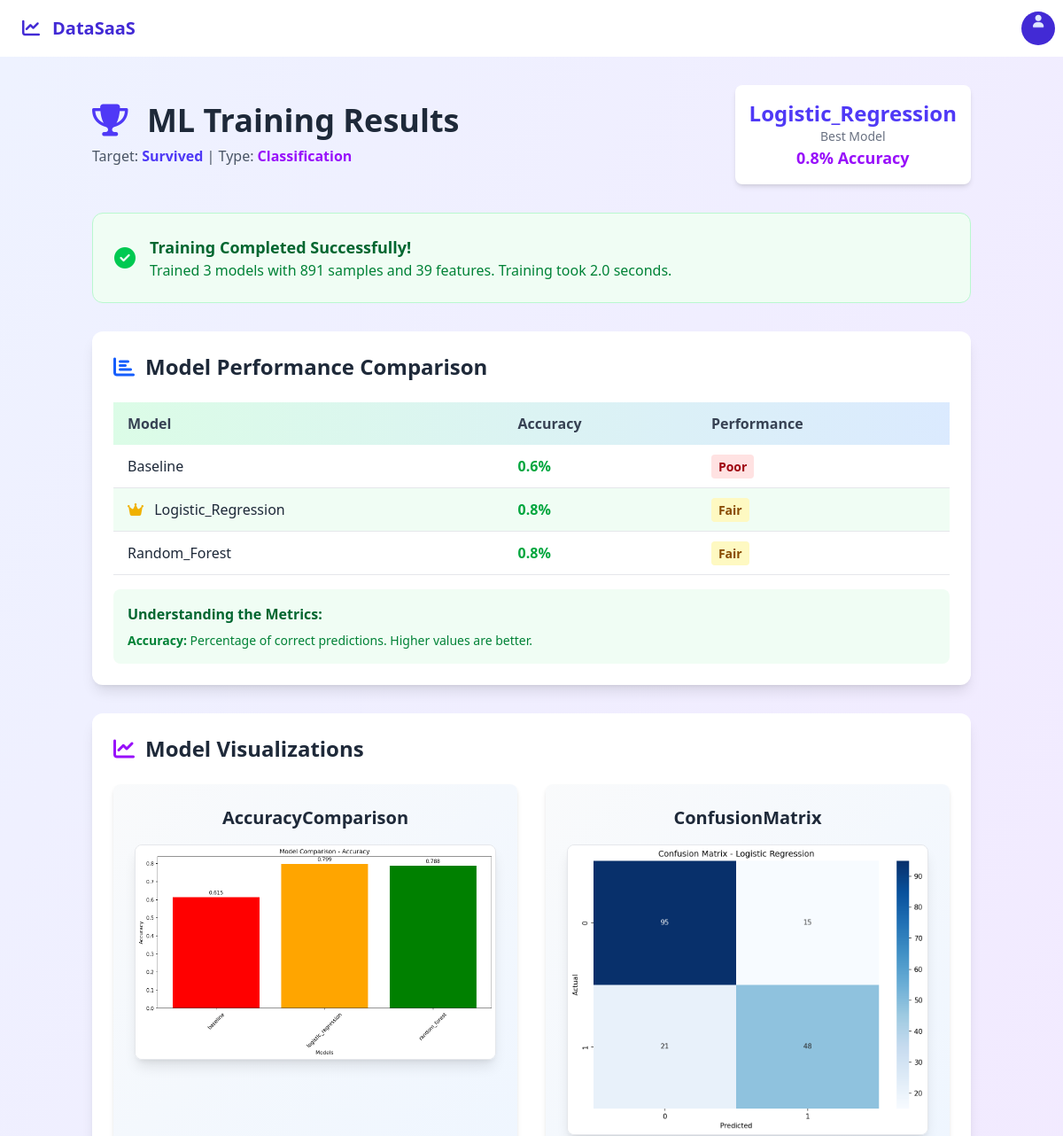
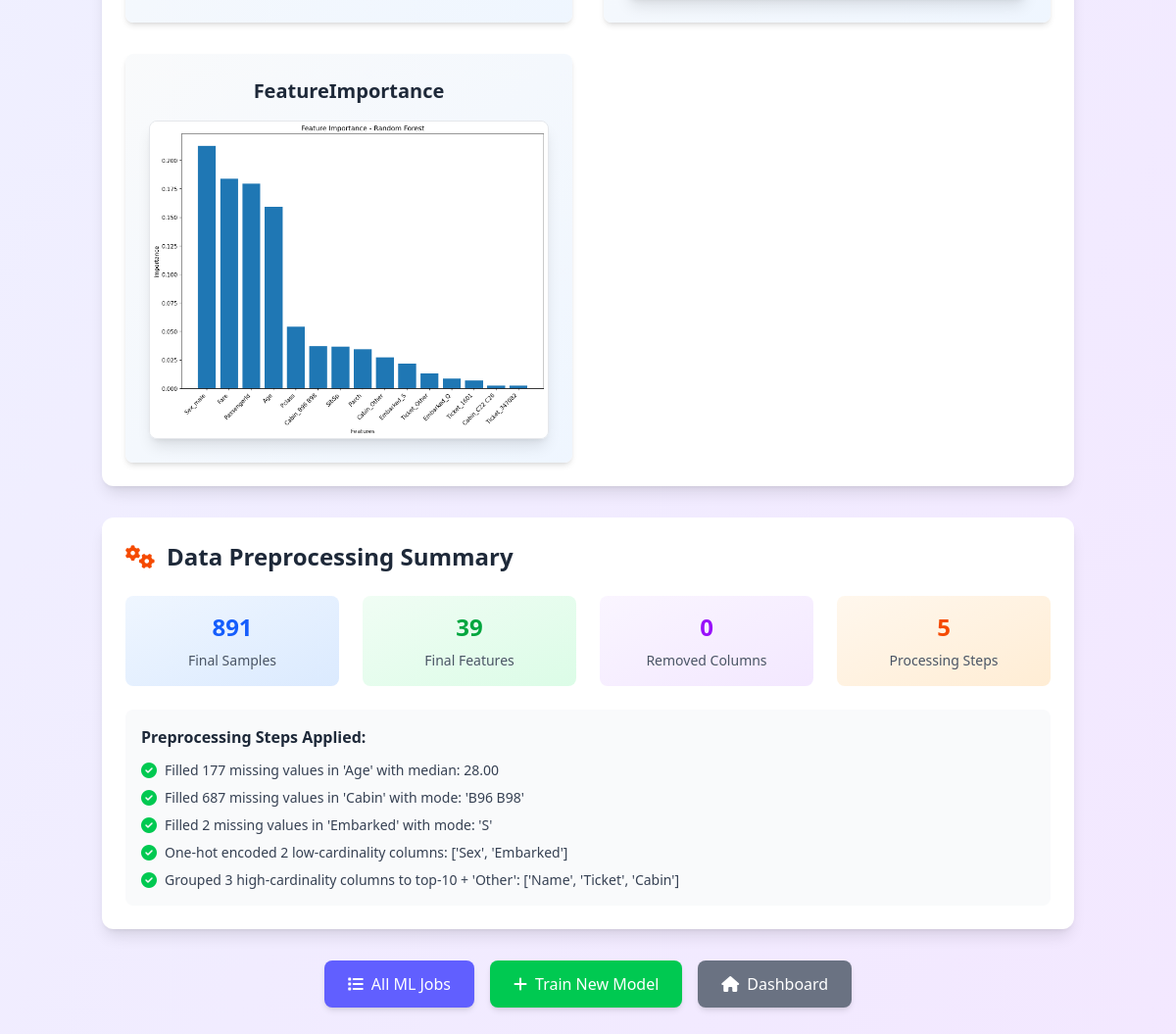
Screenshot of /analytics/ml/results/21/ (signed in) with the database file from the repository (2 pictures, top to bottom).
### accounts/models.py (models this page shows, shortened)
class MLTrainingJob(models.Model):
    STATUS_CHOICES = (
        ('PENDING', 'Pending'),
        ('RUNNING', 'Running'),
        ('COMPLETED', 'Completed'),
        ('FAILED', 'Failed'),
    )
    PROBLEM_TYPE_CHOICES = (
        ('REGRESSION', 'Regression'),
        ('CLASSIFICATION', 'Classification'),
    )
    uploaded_file = models.ForeignKey('UploadedFile', on_delete=models.CASCADE)
    target_column = models.CharField(max_length=255)
    problem_type = models.CharField(max_length=20, choices=PROBLEM_TYPE_CHOICES)
    status = models.CharField(max_length=20, choices=STATUS_CHOICES, default='PENDING')
    test_size = models.FloatField(default=0.2)
    random_state = models.IntegerField(default=42)
    preprocessing_info = models.JSONField(null=True, blank=True)
    model_results = models.JSONField(null=True, blank=True)
    model_paths = models.JSONField(null=True, blank=True)  # Paths to saved models
    plot_paths = models.JSONField(null=True, blank=True)   # Paths to generated plots
    created_at = models.DateTimeField(auto_now_add=True)
    completed_at = models.DateTimeField(null=True, blank=True)
    error_message = models.TextField(null=True, blank=True)
    best_model_name = models.CharField(max_length=100, null=True, blank=True)
    best_model_score = models.FloatField(null=True, blank=True)  # R² for regression, Accuracy for classification
    class Meta:
        ordering = ['-created_at']

### analytics/ml_views.py (the view)
# urls.py: path('ml/results/<int:job_id>/', ml_views.ml_results, name='ml_results'),
@login_required
def ml_results(request, job_id):
    try:
        ml_job = get_object_or_404(MLTrainingJob, id=job_id, uploaded_file__user=request.user)
        if ml_job.status != 'COMPLETED':
            messages.warning(request, 'Training not completed yet.')
            return redirect('analytics:train_model', job_id=job_id)
        context = {
            'ml_job': ml_job,
            'uploaded_file': ml_job.uploaded_file,
            'problem_type': ml_job.problem_type.lower(),
            'target_column': ml_job.target_column,
            'preprocessing_info': ml_job.preprocessing_info,
            'model_results': ml_job.model_results,
            'plot_paths': ml_job.plot_paths,
            'best_model': {
                'name': ml_job.best_model_name,
                'score': ml_job.best_model_score
            },
            'training_time': (ml_job.completed_at - ml_job.created_at).total_seconds() if ml_job.completed_at else None,
            'MEDIA_URL': settings.MEDIA_URL,  # ✅ Add MEDIA_URL for production
        }
        return render(request, 'analytics/ml_results.html', context)
    except Exception as e:
        messages.error(request, f'Error loading results: {str(e)}')
        return redirect('accounts:dashboard')

### templates/analytics/ml_results.html (shortened to what this page needs)
{% extends 'base.html' %}
{% load custom_filters %}
{% block content %}
<div class="min-h-screen bg-gradient-to-br from-indigo-50 to-purple-100">
    <div class="container mx-auto px-4 py-8">
        <div class="max-w-7xl mx-auto">
            <div class="mb-8">
                <div class="flex items-center justify-between mb-6">
                    <div>
                        <h1 class="text-4xl font-bold text-gray-800 mb-2">
                            <i class="fas fa-trophy mr-3 text-indigo-600"></i>
                            ML Training Results
                        </h1>
                        <p class="text-gray-600">Target: <span class="font-semibold text-indigo-600">{{ target_column }}</span> |
                           Type: <span class="font-semibold text-purple-600">{{ problem_type|title }}</span></p>
                    </div>
                    <div class="hidden lg:block">
                        <div class="bg-white rounded-lg shadow-md p-4">
                            <div class="text-center">
                                <div class="text-2xl font-bold text-indigo-600">{{ best_model.name|title }}</div>
                                <div class="text-sm text-gray-500">Best Model</div>
                                <div class="text-lg font-semibold text-purple-600">
                                    {% if problem_type == 'regression' %}
                                        R² = {{ best_model.score|floatformat:3 }}
                                    {% else %}
                                        {{ best_model.score|floatformat:1 }}% Accuracy
                                    {% endif %}
                                </div>
                            </div>
                        </div>
                    </div>
                </div>
            </div>
            <div class="bg-green-50 border border-green-200 rounded-xl p-6 mb-8">
                <div class="flex items-center">
                    <i class="fas fa-check-circle text-green-500 text-2xl mr-4"></i>
                    <div>
                        <h3 class="text-lg font-semibold text-green-800">Training Completed Successfully!</h3>
                        <p class="text-green-700">
                            Trained 3 models with {{ preprocessing_info.sample_count }} samples and {{ preprocessing_info.feature_count }} features.
                            {% if training_time %}
                                Training took {{ training_time|floatformat:1 }} seconds.
                            {% endif %}
                        </p>
                    </div>
                </div>
            </div>
            <div class="bg-white rounded-xl shadow-lg p-6 mb-8">
                <h2 class="text-2xl font-bold text-gray-800 mb-6 flex items-center">
                    <i class="fas fa-chart-bar mr-3 text-blue-600"></i>
                    Model Performance Comparison
                </h2>
                {% if problem_type == 'regression' %}
                <div class="overflow-x-auto">
                    <table class="w-full table-auto">
                        <thead>
                            <tr class="bg-gradient-to-r from-blue-100 to-indigo-100">
                                <th class="px-4 py-3 text-left font-semibold text-gray-700">Model</th>
                                <th class="px-4 py-3 text-left font-semibold text-gray-700">RMSE</th>
                                <th class="px-4 py-3 text-left font-semibold text-gray-700">R² Score</th>
                                <th class="px-4 py-3 text-left font-semibold text-gray-700">Performance</th>
                            </tr>
                        </thead>
                        <tbody>
                            {% for model_name, results in model_results.items %}
                            <tr class="border-b border-gray-200 hover:bg-gray-50 {% if model_name == best_model.name %}bg-green-50{% endif %}">
                                <td class="px-4 py-3 font-medium text-gray-800">
                                    {% if model_name == best_model.name %}
                                        <i class="fas fa-crown text-yellow-500 mr-2"></i>
                                    {% endif %}
                                    {{ model_name|title }}
                                </td>
                                <td class="px-4 py-3 text-red-600 font-semibold">{{ results.rmse|floatformat:4 }}</td>
                                <td class="px-4 py-3 text-blue-600 font-semibold">{{ results.r2|floatformat:4 }}</td>
                                <td class="px-4 py-3">
                                    {% if results.r2 > 0.8 %}
                                        <span class="bg-green-100 text-green-800 px-2 py-1 rounded text-sm font-semibold">Excellent</span>
                                    {% elif results.r2 > 0.6 %}
                                        <span class="bg-blue-100 text-blue-800 px-2 py-1 rounded text-sm font-semibold">Good</span>
                                    {% elif results.r2 > 0.3 %}
                                        <span class="bg-yellow-100 text-yellow-800 px-2 py-1 rounded text-sm font-semibold">Fair</span>
                                    {% else %}
                                        <span class="bg-red-100 text-red-800 px-2 py-1 rounded text-sm font-semibold">Poor</span>
                                    {% endif %}
                                </td>
                            </tr>
                            {% endfor %}
                        </tbody>
                    </table>
                </div>
                <div class="mt-4 p-4 bg-blue-50 rounded-lg">
                    <h4 class="font-semibold text-blue-800 mb-2">Understanding the Metrics:</h4>
                    <div class="text-blue-700 text-sm space-y-1">
                        <p><strong>RMSE (Root Mean Square Error):</strong> Lower values are better. Measures average prediction error.</p>
                        <p><strong>R² (R-squared):</strong> Higher values are better (0-1). Measures how well the model explains the data variance.</p>
                    </div>
                </div>
                {% else %}
                <div class="overflow-x-auto">
                    <table class="w-full table-auto">
                        <thead>
                            <tr class="bg-gradient-to-r from-green-100 to-blue-100">
                                <th class="px-4 py-3 text-left font-semibold text-gray-700">Model</th>
                                <th class="px-4 py-3 text-left font-semibold text-gray-700">Accuracy</th>
                                <th class="px-4 py-3 text-left font-semibold text-gray-700">Performance</th>
                            </tr>
                        </thead>
                        <tbody>
                            {% for model_name, results in model_results.items %}
                            <tr class="border-b border-gray-200 hover:bg-gray-50 {% if model_name == best_model.name %}bg-green-50{% endif %}">
                                <td class="px-4 py-3 font-medium text-gray-800">
                                    {% if model_name == best_model.name %}
                                        <i class="fas fa-crown text-yellow-500 mr-2"></i>
                                    {% endif %}
                                    {{ model_name|title }}
                                </td>
                                <td class="px-4 py-3 text-green-600 font-semibold">{{ results.accuracy|floatformat:1 }}%</td>
                                <td class="px-4 py-3">
                                    {% if results.accuracy > 0.9 %}
                                        <span class="bg-green-100 text-green-800 px-2 py-1 rounded text-sm font-semibold">Excellent</span>
                                    {% elif results.accuracy > 0.8 %}
                                        <span class="bg-blue-100 text-blue-800 px-2 py-1 rounded text-sm font-semibold">Good</span>
                                    {% elif results.accuracy > 0.7 %}
                                        <span class="bg-yellow-100 text-yellow-800 px-2 py-1 rounded text-sm font-semibold">Fair</span>
                                    {% else %}
                                        <span class="bg-red-100 text-red-800 px-2 py-1 rounded text-sm font-semibold">Poor</span>
                                    {% endif %}
                                </td>
                            </tr>
                            {% endfor %}
                        </tbody>
                    </table>
                </div>
                <div class="mt-4 p-4 bg-green-50 rounded-lg">
                    <h4 class="font-semibold text-green-800 mb-2">Understanding the Metrics:</h4>
                    <div class="text-green-700 text-sm">
                        <p><strong>Accuracy:</strong> Percentage of correct predictions. Higher values are better.</p>
                    </div>
                </div>
                {% endif %}
            </div>
            {% if plot_paths %}
            <div class="bg-white rounded-xl shadow-lg p-6 mb-8">
                <h2 class="text-2xl font-bold text-gray-800 mb-6 flex items-center">
                    <i class="fas fa-chart-line mr-3 text-purple-600"></i>
                    Model Visualizations
                </h2>
                <div class="grid grid-cols-1 lg:grid-cols-2 gap-8">
                    {% for plot_name, plot_path in plot_paths.items %}
                    <div class="bg-gradient-to-br from-gray-50 to-blue-50 rounded-lg p-6 shadow-md">
                        <h3 class="text-xl font-semibold text-gray-800 mb-4 text-center">
                            {{ plot_name|title|replace:"_ " }}
                        </h3>
                        <div class="flex justify-center">
                            <img src="/media/{{ plot_path }}" alt="{{ plot_name }}"
                                 class="max-w-full h-auto rounded-lg shadow-lg border border-gray-200">
                        </div>
                    </div>
                    {% endfor %}
                </div>
            </div>
            {% endif %}
            <div class="bg-white rounded-xl shadow-lg p-6 mb-8">
                <h2 class="text-2xl font-bold text-gray-800 mb-6 flex items-center">
                    <i class="fas fa-cogs mr-3 text-orange-600"></i>
                    Data Preprocessing Summary
                </h2>
                <div class="grid grid-cols-1 md:grid-cols-2 lg:grid-cols-4 gap-6 mb-6">
                    <div class="text-center bg-gradient-to-br from-blue-50 to-blue-100 p-4 rounded-lg">
                        <div class="text-2xl font-bold text-blue-600 mb-2">{{ preprocessing_info.sample_count }}</div>
                        <div class="text-gray-600 text-sm">Final Samples</div>
                    </div>
                    <div class="text-center bg-gradient-to-br from-green-50 to-green-100 p-4 rounded-lg">
                        <div class="text-2xl font-bold text-green-600 mb-2">{{ preprocessing_info.feature_count }}</div>
                        <div class="text-gray-600 text-sm">Final Features</div>
                    </div>
                    <div class="text-center bg-gradient-to-br from-purple-50 to-purple-100 p-4 rounded-lg">
                        <div class="text-2xl font-bold text-purple-600 mb-2">{{ preprocessing_info.removed_columns|length }}</div>
                        <div class="text-gray-600 text-sm">Removed Columns</div>
                    </div>
                    <div class="text-center bg-gradient-to-br from-orange-50 to-orange-100 p-4 rounded-lg">
                        <div class="text-2xl font-bold text-orange-600 mb-2">{{ preprocessing_info.steps|length }}</div>
                        <div class="text-gray-600 text-sm">Processing Steps</div>
                    </div>
                </div>
                <div class="bg-gray-50 rounded-lg p-4">
                    <h3 class="font-semibold text-gray-800 mb-3">Preprocessing Steps Applied:</h3>
                    <ul class="space-y-2">
                        {% for step in preprocessing_info.steps %}
                        <li class="flex items-start">
                            <i class="fas fa-check-circle text-green-500 mr-2 mt-0.5 flex-shrink-0"></i>
                            <span class="text-gray-700 text-sm">{{ step }}</span>
                        </li>
                        {% endfor %}
                    </ul>
                </div>
            </div>
            <div class="flex justify-center space-x-4">
                <a href="{% url 'analytics:ml_jobs_list' %}"
                   class="bg-indigo-500 hover:bg-indigo-600 text-white px-6 py-3 rounded-lg shadow-md transition duration-300 flex items-center">
                    <i class="fas fa-list mr-2"></i>
                    All ML Jobs
                </a>
                <a href="{% url 'analytics:select_target_column' uploaded_file.id %}"
                   class="bg-green-500 hover:bg-green-600 text-white px-6 py-3 rounded-lg shadow-md transition duration-300 flex items-center">
                    <i class="fas fa-plus mr-2"></i>
                    Train New Model
                </a>
                <a href="{% url 'accounts:dashboard' %}"
                   class="bg-gray-500 hover:bg-gray-600 text-white px-6 py-3 rounded-lg shadow-md transition duration-300 flex items-center">
                    <i class="fas fa-home mr-2"></i>
                    Dashboard
                </a>
            </div>
        </div>
    </div>
</div>
{% endblock %}

### rows the page displays
MLTrainingJob: target_column "Survived", problem_type "Classification", name "Logistic_Regression", score "0.8"

### other values shown
{{ preprocessing_info.sample_count }} "891"
{{ preprocessing_info.feature_count }} "39"
{{ training_time|floatformat:1 }} "2.0"
{{ model_name|title }} "Baseline" "Logistic_Regression" "Random_Forest"
{{ results.accuracy|floatformat:1 }} "0.6" "0.8" "0.8"
{{ plot_name|title|replace:"_ " }} "AccuracyComparison" "ConfusionMatrix" "FeatureImportance"
{{ preprocessing_info.removed_columns|length }} "0"
{{ preprocessing_info.steps|length }} "5"
{{ step }} "Filled 177 missing values in 'Age' with median: 28.00" "Filled 687 missing values in 'Cabin' with mode: 'B96 B98'" "Filled 2 missing values in 'Embarked' with mode: 'S'" "One-hot encoded 2 low-cardinality columns: ['Sex', 'Embarked']" "Grouped 3 high-cardinality columns to top-10 + 'Other': ['Name', 'Ticket', 'Cabin']"
